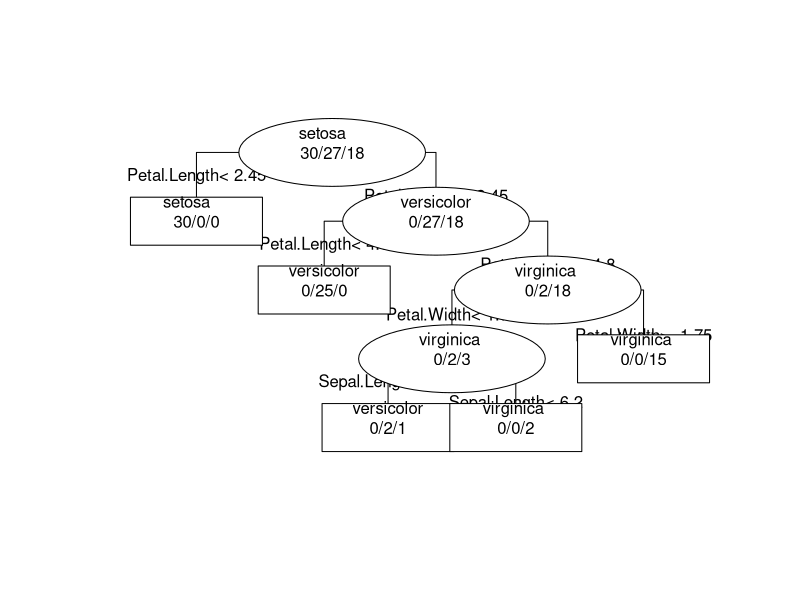

Here is the R script that generated this plot:

#############################
#Data Mining Practical Session
#Lab 1 Exercise 3
#
#Subject: Classification wtih 
#Iris and Iris3 Datasets. 
#Decision Tree & K Nearest Neighbor (KNN)
#
#Author: Austin Schwinn
#
#Jan 17, 2017
#############################

#install.packages('rpart')
#install.packages('rstudioapi')
library(rstudioapi)
library(rpart)

#Set working directory
setwd(dirname(rstudioapi::getActiveDocumentContext()$path))

#Load in the data
data("iris")
irisFeat  <- iris[1:4]
irisLabel <- as.matrix(iris[5])
#Load in the data
data("iris")
irisFeat  <- iris[1:4]
irisLabel <- as.matrix(iris[5])

####
#Decision Tree
#Split into training/test
set.seed(1991)
split       <- .5
train       <- sort(sample(1:nrow(iris), floor(nrow(iris)*split)))
iris.train  <- iris[train,]
iris.test   <- iris[-train,]

#Decision Tree on the training set
iris.dt <- rpart(Species ~.,
                 data = iris,
                 subset = train,
                 method = "class",
                 parms = list(split="information"),
                 maxsurrogate=0,
                 cp=0,
                 minsplit=5,
                 minbucket=2)
summary(iris.dt)

#Plot the decision tree
win.graph(800,600,10)
plot(iris.dt,
     uniform = TRUE,
     compress = TRUE,
     margin = .2)
text(iris.dt,
     use.n=TRUE,
     all=TRUE,
     fancy = TRUE)

#What are the attributes used for prediction?
#pedal length and width

#Are those results consistent with conclusion with PCA and clustering?
#Yes

#Evaluate decision tree on test set
pred.dt <- predict(iris.dt,
                   newdata = iris.test,
                   type="class")
pred.dt

#Additional test info
#Probability of classes for each observ
pred.prob <- predict(iris.dt,
                newdata = iris.test,
                type="prob")
pred.prob
#Vector of numeric class prediction
pred.vect <- predict(iris.dt,
                     newdata = iris.test,
                     type="vector")
pred.vect
#Complete info matrix
pred.matr <- predict(iris.dt,
                     newdata = iris.test,
                     type="matrix")
pred.matr

#print the cross tabulation contingency table
table(iris.test$Species, pred.dt)

#How many examples are well predicted?
#All but 5 are properly predicted (3 vers & 2 virg)

#What classes are easier to predict?
#Setosa is easier as it was the only one completely
#Correctly classified

####
#kNN

library(class)
data(iris3)
help(iris3)

#Move from 3D Array to Dataframe
iris3 <- data.frame(rbind(iris3[,,1],iris3[,,2],iris3[,,3]))
#Add labels to data
iris3$Species <- factor(c(rep("Setosa",50), rep("Versicolor",50), rep("Virginica",50)))

#Train/test split
split     <- .5
train     <- sort(sample(1:nrow(iris3), floor(nrow(iris3)*split)))
i3.train  <- data.frame(iris3[train,])
i3.test   <- data.frame(iris3[-train,])

#Use train to fit KNN Algorithm to classify and make predictions on test set
pred <- knn(i3.train[,1:4],i3.test[,1:4],i3.train$Species,k=3)

#print the cross tabulation contingency table
table(pred,i3.test$Species)

#How many examples are well predicted? 
#All except 2 vers incorectly classified as virgi

#What class is easier to predict?
#Setosa is the easiest as it is completely classified correctly
#and have no other species incorectly classified as it

#What can we conclude on the iris dataset?
#Length and width are good predictors of the plant species
